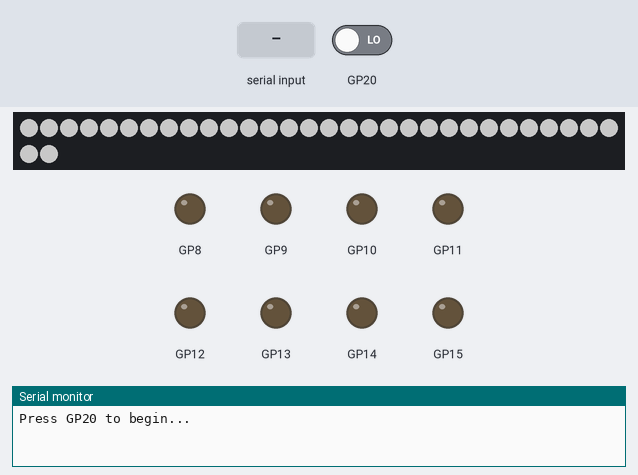
A program run on a simulated Raspberry Pi Pico. On the bench: 32 RGB LEDs in strip order, left to right, continuing on the next row, output pins drawn as LEDs (lit = HIGH), the last lines printed to the serial monitor. The inputs (shaded band) are chosen by the test bench; at power-on: GP20 LOW. Dim RGB values are drawn brighter than linear.

Above: at 4.7 s.
4.8 s: "90,45,200\n" received over the second serial link
At 6.0 s:
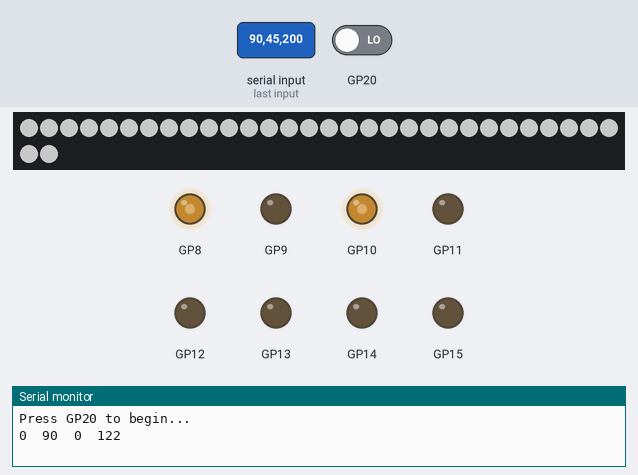
6.3 s: "1\n" received over the second serial link
At 8.2 s:
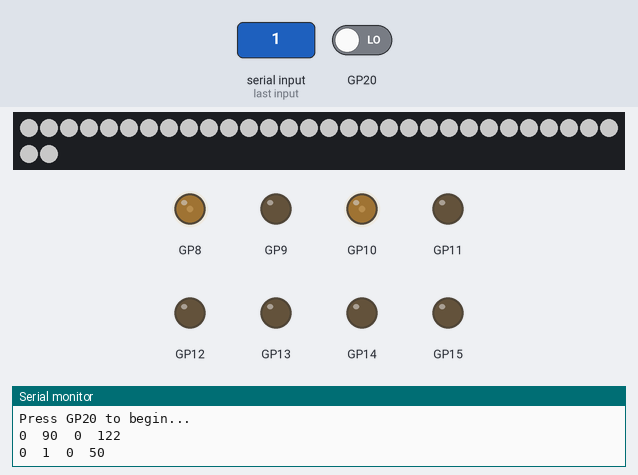
8.8 s: "200\n" received over the second serial link
At 10.1 s:
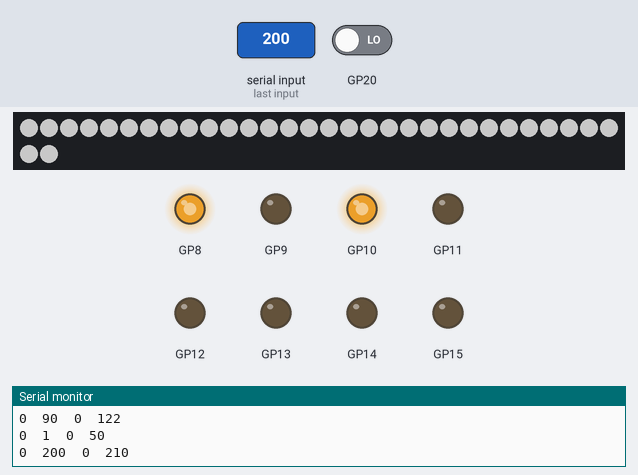
11.3 s: "90,45\n" received over the second serial link
At 12.4 s:
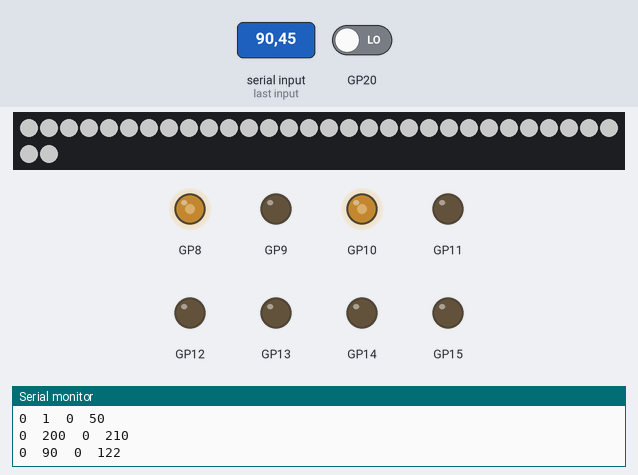
12.8 s: "90\n" received over the second serial link
14.3 s: "30,150,10\n" received over the second serial link
At 14.7 s:
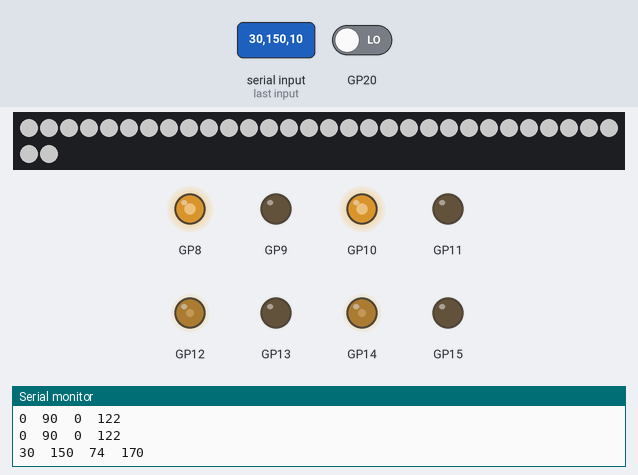
Timing chart, 0 to 18.8 s (numbered marks = the images above; inputs shaded):
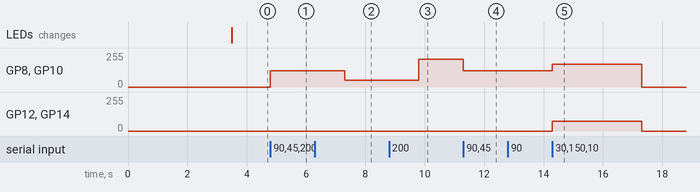

The program:

main.cpp
```cpp
#include <Arduino.h>
#include "common.h"
#include <Wire.h>
#include <Adafruit_NeoPixel.h>
#include <string>
#include <time.h>
#include <stdlib.h>

#define PIN 27
#define NUMPIXELS 32

Adafruit_NeoPixel pixels(NUMPIXELS, PIN, NEO_GRB + NEO_KHZ800);

extern Motor BRmotor, FRmotor, BLmotor, FLmotor;

int cmap(int speed){
  if(speed > 0)
    return map(speed, 0, 255, 50, 255);
  else if(speed < 0)
    return map(speed, 0, -255, -50, -255);
  else
    return 0;
}

void setup()
{
  Serial.begin(115200);
  delay(2000);

  Serial1.setRX(17);
  Serial1.setTX(16);
  Serial1.begin(115200);

  Wire.setSDA(28);
  Wire.setSCL(29);
  Wire.begin();

  pinMode(20, INPUT);

  Serial.println("Press GP20 to begin...");
  while (digitalRead(20))
    delay(10);
  delay(1000);

  Serial1.write("123456");
  delay(500);

  pixels.begin();
  pixels.setBrightness(100);
  pixels.show();

  for (int i = 0; i < NUMPIXELS; i++)
  {
    pixels.setPixelColor(i, pixels.Color(255, 255, 255));
  }

  pixels.show();
}

void loop()
{
  int fleft = Serial1.parseInt();
  int cfleft = cmap(fleft);
  int fright = Serial1.parseInt();
  int cfright = cmap(fright);
  int turn = Serial1.parseInt();

  int bleft = cfleft;
  int bright = cfright;


  /*else if (turn == 1)
    rightgr();
  else if (turn == 2)
    leftgr();
  else if (turn == 3)
    doublegr();
  else {
    FLmotor.speed(fleft);
    BLmotor.speed(bleft);
    FRmotor.speed(fright);
    BRmotor.speed(bright);
  }*/

  if(turn == 1 || turn == 2 || turn == 3){
    tone(22, 450, 500);
  }
  else if (turn == 4) { //grimg
    tone(22, 800, 500);
    FLmotor.speed(0);
    BLmotor.speed(0);
    FRmotor.speed(0);
    BRmotor.speed(0);
    delay(1000);
  }


  Serial.print(fleft);
  Serial.print("\t");
  Serial.print(fright);
  Serial.print("\t");
  //Serial.println(turn);
  Serial.print(cfleft);
  Serial.print("\t");
  Serial.print(cfright);
  Serial.println("\t");

  FLmotor.speed(cfleft);
  BLmotor.speed(bleft);
  FRmotor.speed(cfright);
  BRmotor.speed(bright);

  while (Serial1.available())
  {
    Serial1.read();
  }
}
```

common.h
```cpp
#pragma once
#include <Arduino.h>

//motors
struct Motor
{
    uint8_t fpin;
    uint8_t rpin;
    void speed(int val);
};

//Motor BRmotor, FRmotor, BLmotor, FLmotor;
```

motor.cpp
```cpp
#include "common.h"

void Motor::speed(int val) {
    if (val > 0) {
        analogWrite(fpin, val);
        analogWrite(rpin, 0);
    }
    else {
        analogWrite(fpin, 0);
        analogWrite(rpin, -(val));
    }
}

Motor FLmotor{12,13}, BLmotor{14,15}, FRmotor{8,9}, BRmotor{10,11};
```

Measured:
- after the input at 4.8 s, GP8, GP10: 0/255 → 122/255 at once
- after the input at 6.3 s, GP8, GP10: 122/255 → 50/255 after 1.0 s
- after the input at 8.8 s, GP8, GP10: 50/255 → 210/255 after 1.0 s
- after the input at 11.3 s, GP8, GP10: 210/255 → 122/255 at once
- after the input at 14.3 s, GP8, GP10: 122/255 → 170/255 at once, → 0/255 3.0 s later; GP12, GP14: 0/255 → 74/255 at once, → 0/255 3.0 s later
